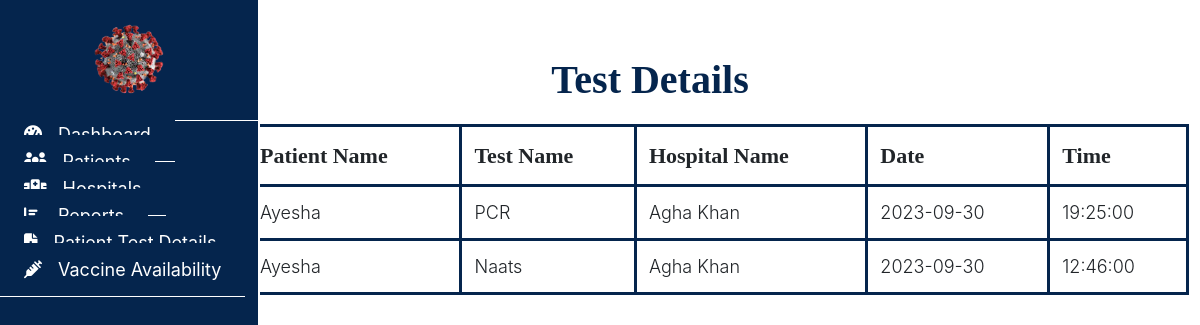
Page /admin/testdetails.php (signed in) on the earlier database version.
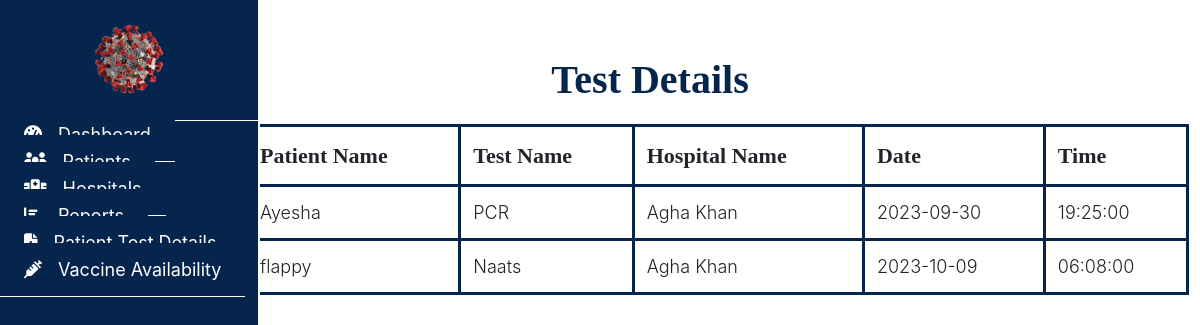
Same page on the later database version.
### tables this page shows
CREATE TABLE `appointment` (
  `app_id` int(11) NOT NULL,
  `patient_id` int(11) DEFAULT NULL,
  `hospital_id` int(11) DEFAULT NULL,
  `app_date` date DEFAULT NULL,
  `status` int(11) DEFAULT NULL,
  `app_time` time DEFAULT NULL,
  `test_name` varchar(255) NOT NULL,
  `approval_status` enum('Pending','Approved','Rejected') DEFAULT 'Pending'
);

CREATE TABLE `patient` (
  `patient_id` int(11) NOT NULL,
  `patient_name` varchar(255) DEFAULT NULL,
  `address` varchar(255) DEFAULT NULL,
  `email` varchar(255) DEFAULT NULL,
  `password` varchar(255) DEFAULT NULL
);

CREATE TABLE `hospital` (
  `hospital_id` int(11) NOT NULL,
  `hospital_name` varchar(255) DEFAULT NULL,
  `location` varchar(255) DEFAULT NULL,
  `password` varchar(255) DEFAULT NULL,
  `status` int(11) NOT NULL,
  `approval_status` enum('Pending','Approved','Rejected') DEFAULT 'Pending'
);

### admin/testdetails.php (the view, shortened to what this page needs)
<?php
include("../connection.php");
?>
<!DOCTYPE html>
<html lang="en">
<head>
  <link rel="stylesheet" href="assets/style.css">
  <link rel="stylesheet" href="https://cdn.usebootstrap.com/bootstrap/3.3.7/css/bootstrap.min.css">
  <link rel="stylesheet"
    href="https://cdnjs.cloudflare.com/ajax/libs/material-design-iconic-font/2.2.0/css/material-design-iconic-font.min.css">
  <link rel="stylesheet" href="https://cdnjs.cloudflare.com/ajax/libs/font-awesome/6.4.0/css/all.min.css">
</head>
<body>
  <div id="sidebar">
    <header>
      <a href="#"><img src="../images/covidlogo.png" alt="" style="width:120px ; height:120px;padding: 20px;"></a>
    </header>
    <ul class="nav">
      <li>
        <a href="admin.php">
          <i class="fas fa-tachometer-alt"></i>Dashboard
        </a>
      </li>
      <li>
        <a href="patientrecord.php">
          <i class="fas fa-users"></i>Patients
        </a>
      </li>
      <li>
        <a href="hospitaldetails.php">
          <i class="fas fa-hospital"></i>Hospitals
        </a>
      </li>
      <li>
        <a href="crdetails.php">
          <i class="fas fa-chart-bar"></i>Reports
        </a>
      </li>
      <li>
        <a href="testdetails.php">
          <i class="fas fa-file-medical"></i>Patient Test Details
        </a>
      </li>
      <li>
        <a href="vaccine.php">
          <i class="fas fa-syringe"></i>Vaccine Availability
        </a>
      </li>
    </ul>
  </div>
  <nav class="navbar">
    <div class="container-fluid">
      <ul class="nav navbar-nav navbar-right">
        <li class="dropdown">
          <a href="#" class="dropdown-toggle" data-toggle="dropdown">
          </a>
        </li>
      </ul>
    </div>
  </nav>
  <div class="container-fluid" id="all-products">
    <h1 class="text-center">Test Details</h1>
    <div class="container">
      <table class="table">
        <thead>
          <tr>
            <th>Patient Name</th>
            <th>Test Name</th>
            <th>Hospital Name</th>
            <th>Date</th>
            <th>Time</th>
          </tr>
        </thead>
        <tbody>
          <?php
          $query = "SELECT a.app_id, p.patient_name, h.hospital_name,test_name, a.app_date, a.app_time
          FROM appointment a
          LEFT JOIN patient p ON a.patient_id = p.patient_id
          LEFT JOIN hospital h ON a.hospital_id = h.hospital_id";
          $result = mysqli_query($con, $query);
          foreach ($result as $row) {
            echo "<tr>";
            echo "<td>{$row['patient_name']}</td>";
            echo "<td>{$row['test_name']}</td>";
            echo "<td>{$row['hospital_name']}</td>";
            echo "<td>{$row['app_date']}</td>";
            echo "<td>{$row['app_time']}</td>";
            echo "</tr>";
          }
          ?>
        </tbody>
      </table>
    </div>
  </div>
</body>
</html>

### admin/assets/style.css (style rules this page uses)
#sidebar .nav>li>a { font-size: 18px; height: 70px; }
#sidebar { z-index: 1000; position: fixed; left: 250px; width: 260px; height: 500%; margin-left: -250px; overflow-y: auto; background: #05254d; -webkit-transition: all 0.5s ease; -moz-transition: all 0.5s ease; -o-transition: all 0.5s ease; border-right: #fff 2px solid; transition: all 0.5s ease; }
#sidebar header { font-size: 20px; line-height: 52px; border-bottom: 1.5px solid white; text-align: center; }
#sidebar header a { color: white; display: block; text-decoration: none; background: #05254d; }
#sidebar header a img { width: 90px; height: 90px; }
#sidebar .nav a { background:#05254d; border-bottom: 1px solid white; color: white; font-size: 14px; padding: 16px 24px; }
#sidebar .nav a i { margin-right: 16px; }
#all-products .table { justify-content: center; align-items: center; margin-left: 200px; width: 85%; margin-top: 20px; border: #05254d 3px solid; border-radius: 20px; height: auto; }
.table th { font-size: 22px; font-family: poppin; }
.table td { font-size: 18px; font-weight: 300; }
#all-products .table td, th { border: #05254d 3px solid; }
#all-products h1 { margin-left: 100px; font-weight: 600; color: #05254d; font-family: poppin; text-align: center; justify-content: center; align-items: center; }

Differences in the rows shown:
removed appointment: patient.patient_name "Ayesha", test_name "Naats", hospital.hospital_name "Agha Khan", app_date "2023-09-30", app_time "12:46:00"
added appointment: patient.patient_name "flappy", test_name "Naats", hospital.hospital_name "Agha Khan", app_date "2023-10-09", app_time "06:08:00"
